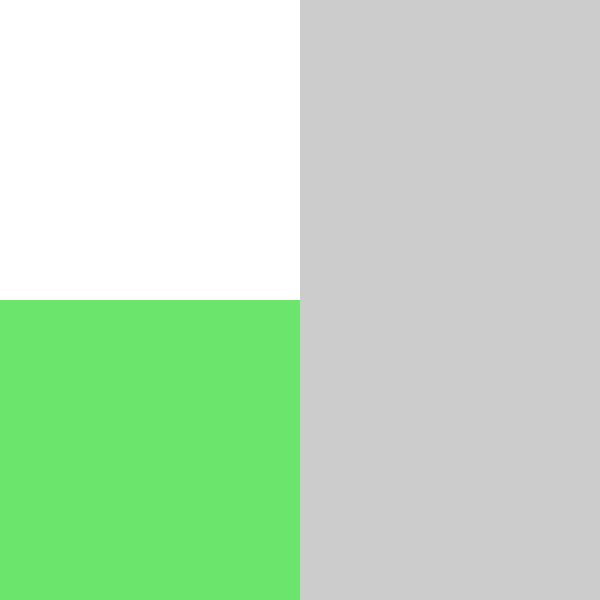
Frame 1 (no input)
Frame 60 (the mouse pressed at the canvas centre just before this capture): identical to frame 1, image omitted
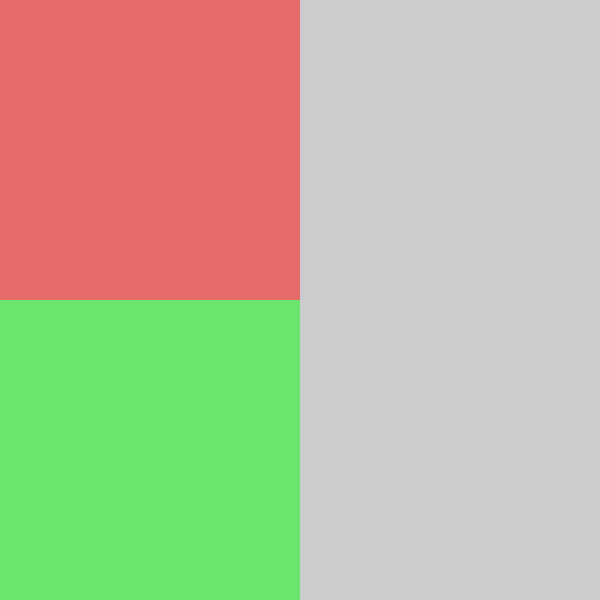
Frame 120 (the mouse held since frame 60 and released just before this capture)

The Processing sketch that drew these frames (run headless with seeded random() and noise(); from frame 60 on, the mouse is pressed at the canvas centre):

// Processing sketch: sketch_4
// ── sketch_4.pde
//this sketch draws two rectangles on the side of the 
// screen that change colors when the mouse is over them. 

// change the sketch to have two more rectangles in the 
// right side of the screen that behave in the same way 
// when the mouse is over them.

void setup() {
  size(600, 600);
  noStroke();
}

void draw() {
  if (mouseX < width/2 && mouseY < height/2) {
    fill(255);
  } else {
    fill(229, 107, 107);
  }
  rect(0, 0, width/2, height/2);

  if (mouseX < width/2 && mouseY > height/2) {
    fill(255);
  } else {
    fill(107, 229, 107);
  }
  rect(0, height/2, width/2, height/2);
} 
